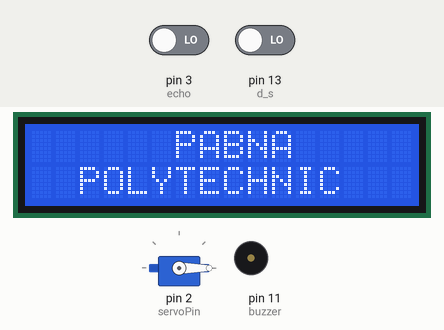
The sketch below on a simulated Arduino Uno, built with avr-gcc and run on an emulated ATmega328P. Parts: 16×2 character LCD, servo, buzzer (waves = sounding). The inputs (shaded band) are chosen by the test bench; at power-on: pin 3 (echo) LOW, pin 13 (d_s) LOW. What the sketch prints to the serial monitor is not drawn. At 9.2 s the program stops and its outputs stay as they are.

Above: at 1.2 s.
At 4.2 s:
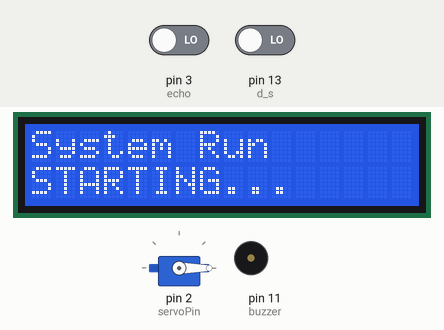
Timing chart, 0 to 10.7 s (numbered marks = the images above):
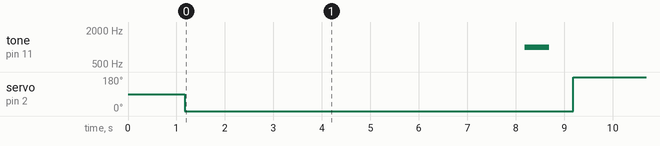

The sketch:

Polytechnic_Project.ino
```cpp
#include <SoftwareSerial.h>
#include <Servo.h>
#include <LiquidCrystal.h>
LiquidCrystal lcd(5,6,7,8,9,10);

int servoPin = 2;
int g_input = 12;
int main_count = 5;
Servo Servo_v;
const int buzzer = 11;
int input = A0;
int input2 = A1;
int LP_GAS = 0;
int eay_sensor = 0;
#define trigger 4
#define echo 3
float time=0;
int distance=0;

int d_s = 13;

int lp_gas_value = 150;  // Change value for LP GAS
int dis_input_value = 15; // Change Value For Distance
int eay_value = 115; // Change Value For Eay Sensor

void setup()
 {

  Serial.begin(9600);
  lcd.begin(16, 2);
  Servo_v.attach(servoPin);
  pinMode(d_s,INPUT);
  pinMode(input,INPUT);
  pinMode(input2,INPUT);
  pinMode(g_input,INPUT);
  pinMode(buzzer, OUTPUT);
  delay(1000);
 Serial.println("AT+CMGD=1,4");
 Serial.print("AT+CMGF=1\r");
 delay(100);
 Serial.print("AT+CnMI=2,2,0,0,0\r");

 lcd.clear();
 lcd.print("      PABNA");
 lcd.setCursor(0,1);
 lcd.print("  POLYTECHNIC");
 Servo_v.write(0);
 delay(3000);
 lcd.clear();
 lcd.print("System Run");
 lcd.setCursor(0,1);
 lcd.print("STARTING...");
 Servo_v.write(0);
 delay(3000);
 }


void loop()
 {

  LP_GAS = analogRead(input);
  eay_sensor = analogRead(input2);
  int sw_pin = digitalRead(d_s);

  if (sw_pin == HIGH)
  {
    lcd.clear();
    lcd.print("System False");
    lcd.setCursor(0,1);
    lcd.print("Quick Action");
    servo();
    main_count = 0;
    send_massage();
    ton2();
  }else
  {

  }

  distance_value();
  lcd.clear();
  lcd.print("Dis:  ");
  lcd.print(distance);
  lcd.print(" ");
  lcd.setCursor(0,1);
  lcd.print("Alcohol:  ");
  lcd.print(LP_GAS);
  lcd.print(" ");

  if (LP_GAS >= lp_gas_value)
  {
    lcd.clear();
    lcd.print("Alcohol Deteced");
    lcd.setCursor(0,1);
    lcd.print("Time OUT FOR");
    ton_signal();
    servo();
    main_count = 0;
    while (1)
    {
    }
  }else
  {

  }

  if(distance < dis_input_value)
  {
    lcd.clear();
    lcd.print("Distance OVER");
    lcd.setCursor(0,1);
    lcd.print("RUN Time Error");
    ton_signal();
    servo();
    main_count = 0;
    while (1)
    {
    }
  }else
  {

  }

  int gravity = digitalRead(g_input);
  if (gravity == HIGH)
  {
    lcd.clear();
    lcd.print("System False");
    lcd.setCursor(0,1);
    lcd.print("Quick Action");
    servo();
    main_count = 0;
    send_massage();
    ton2();
  }else
  {
  }

  if (eay_sensor >= eay_value)
  {
    lcd.clear();
    lcd.print("Sleep Now");
    lcd.setCursor(0,1);
    lcd.print("STOP Driving");
    ton_signal();
    servo();
    main_count = 0;
    while (1)
    {
    }
  }

  delay(1000);
  }

void distance_value()
{
   //lcd.clear();
 digitalWrite(trigger,LOW);
 delayMicroseconds(2);
 digitalWrite(trigger,HIGH);
 delayMicroseconds(10);
 digitalWrite(trigger,LOW);
 delayMicroseconds(2);
 time=pulseIn(echo,HIGH);
 distance=time*340/20000;
}

void send_massage() {
Serial.begin(9600);
Serial.print("\r");
delay(1000);
Serial.print("AT+CMGF=1\r");
delay(1000);
Serial.print("AT+CMGS=\"+8801724683548\"\r");
delay(1000);
Serial.print("This is an automatic device, please come to this location\r");
delay(1000);
Serial.write(0x1A);
delay(1000);
}

void servo()
{
   //Servo_v.write(0);
   //delay(2000);
   Servo_v.write(180);
}

void ton_signal()

{
  tone(buzzer, 1000, 500);
  delay(1000);
  noTone(buzzer);
  //delay(1000);
}

void ton2()
{
  while (1)
  {
  tone(buzzer, 1200, 500);
  delay(300);
  noTone(buzzer);
  delay(1000);
  }
}
```

Measured:
- by itself, tone on pin 11 (buzzer): silent → 1000 Hz at 8.2 s, → silent 0.50 s later
- by itself, servo on pin 2 (servoPin): 90° → 0° at 1.2 s, → 180° 8.0 s later
- what the display in image 0 shows lasts 3.0 s, from 1.2 s to 4.2 s
